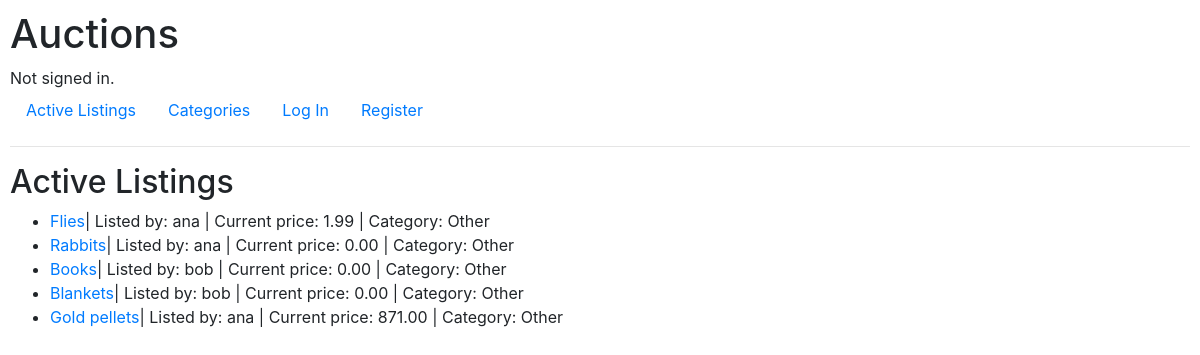
The page / on the database its author committed.
### auctions/models.py (models this page shows, shortened)
class Listing(models.Model):
    user = models.ForeignKey(User, on_delete=models.CASCADE, related_name='listings')
    category = models.ForeignKey(Category, on_delete=models.CASCADE, related_name='listings', default=1)
    title = models.CharField(max_length=32)
    description = models.CharField(max_length=640, blank=True)
    image_url = models.URLField(max_length=200, blank=True)
    start_bid = models.DecimalField(max_digits=7, decimal_places=2)
    current_price = models.DecimalField(max_digits=7, decimal_places=2)
    closed = models.BooleanField(default=False)

class User(AbstractUser):
    listing = models.ManyToManyField('Listing', blank=True, related_name='watchers')

class Category(models.Model):
    category = models.CharField(max_length=32)
    def __str__(self):
        return self.category

### auctions/views.py (the view)
# urls.py: path("", views.index, name="index"),
def index(request):
    return render(request, 'auctions/index.html', {
        'listings': Listing.objects.exclude(closed=True).all(),
    })

### auctions/templates/auctions/index.html (shortened to what this page needs)
{% extends "auctions/layout.html" %}
{% block body %}
<h2>Active Listings</h2>
<ul>
    {% for listing in listings %}
    <li><a href="{% url 'item' listing.id %}">{{ listing.title }}</a>|
        Listed by: {{ listing.user }} |
        Current price: {{ listing.current_price }} |
        Category: {{ listing.category }}
    </li>
    {% endfor %}
</ul>
{% endblock %}

### auctions/static/auctions/styles.css (style rules this page uses)
body { padding: 10px; }

### rows shown on the page
Listing: title "Flies", user "ana", current_price "1.99", category "Other"
Listing: title "Rabbits", user "ana", current_price "0.00", category "Other"
Listing: title "Books", user "bob", current_price "0.00", category "Other"
Listing: title "Blankets", user "bob", current_price "0.00", category "Other"
Listing: title "Gold pellets", user "ana", current_price "871.00", category "Other"
